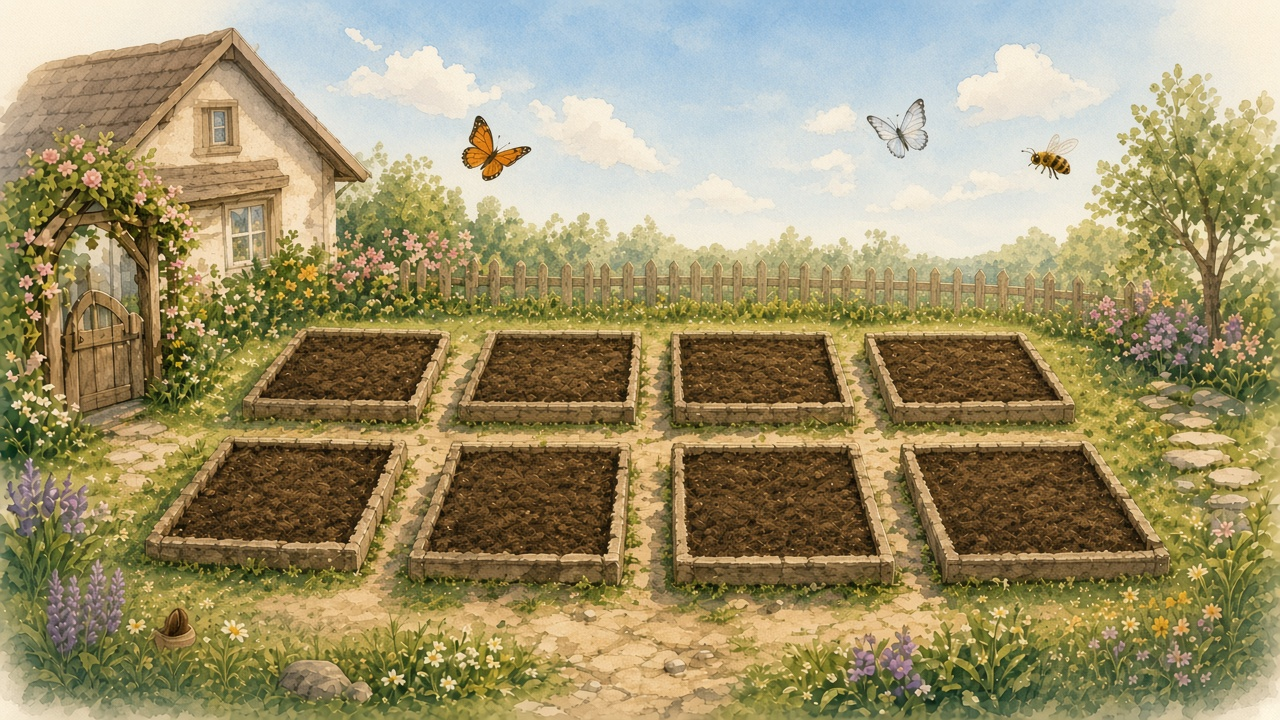
#> input picture art/backgrounds/midday.png, 1280 x 720 px
$ python preview.py
#> lines starting #> are read from the running program, lines starting #| are printed output that depends on the picture
from PIL import Image, ImageDraw
import os
W,H=200,320
bgs={'day':Image.open('../backgrounds/midday.png').convert('RGBA'),'night':Image.open('../backgrounds/night.png').convert('RGBA')}
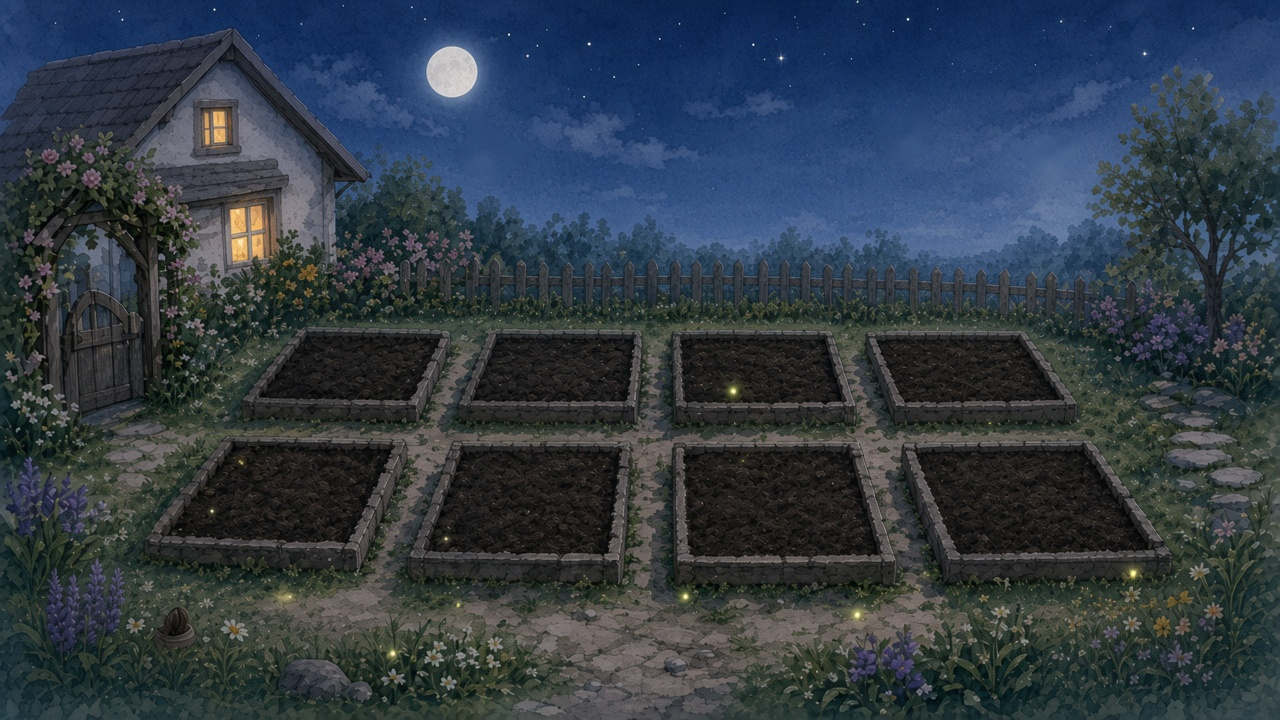
#> input picture art/backgrounds/night.png, 1280 x 720 px
plant=Image.open('../plants/tomato/stage-3.png').convert('RGBA')
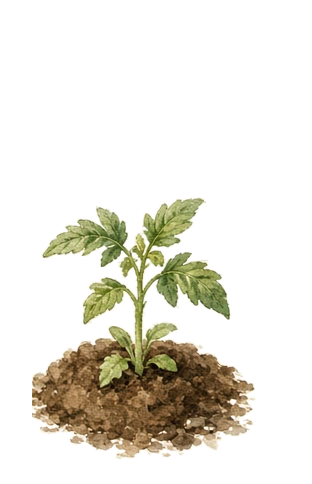
#> input picture art/plants/tomato/stage-3.png, 312 x 484 px
#> plant is the input picture: PIL image 312x484 RGBA; mean R, G, B, A 168.6, 162.7, 144.5, 53.5
plant=plant.resize((150,int(150*plant.height/plant.width)))
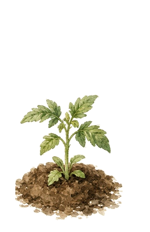
#> plant: PIL image 150x232 RGBA; mean R, G, B, A 36, 33.1, 23.5, 53.6; transparent parts drawn white
def tile(mode, key, i):
    bg=Image.new('RGBA',(W,H),(236,226,206,255)) if mode=='paper' else None
    base=bgs[key.split('-')[1]].crop((540,330,540+W,330+H)) if mode=='scene' else Image.new('RGBA',(W,H),(236,226,206,255) if 'day' in key else (40,48,72,255))
    base=base.copy(); base.alpha_composite(plant,((W-plant.width)//2, 300-plant.height))
    fx=Image.open(f'{key}/{i:02d}.png'); base.alpha_composite(fx); return base
keys=[f'{n}-{m}-{k}' for n in ['sun','water','fertilizer'] for m in ['day','night'] for k in ['loop','absorb']]
# contact sheet: each row a sequence, frames 0,3,6,9 (loops) / 0,4,8,11 (absorb)
cols=4; sheet=Image.new('RGBA',(150+cols*W, len(keys)*H),(248,240,226,255)); d=ImageDraw.Draw(sheet)
#> after `sheet = Image.new('RGBA', (150 + cols * W, len(keys) * H), (248, 240, `:
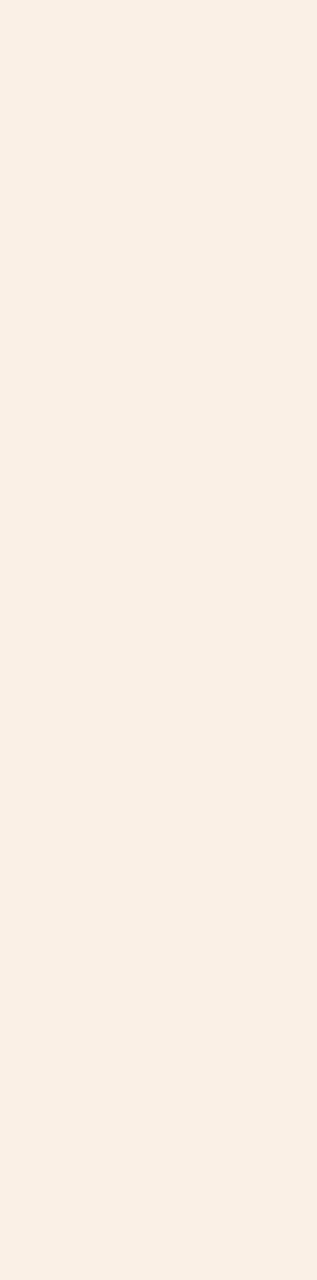
#> sheet: PIL image 950x3840 RGBA (shown at 1/3 size); mean R, G, B, A 248, 240, 226, 255
for r,k in enumerate(keys):
    d.text((8,r*H+H//2),k,fill=(80,60,40,255))
    idx=[0,3,6,9] if 'loop' in k else [0,4,8,11]
    for c,i in enumerate(idx): sheet.paste(tile('plain',k,i),(150+c*W,r*H))
#> in tile, `base=bgs[key.split('-')[1]].crop((540,330,540+W,330+H)) if mode=='scen..`:
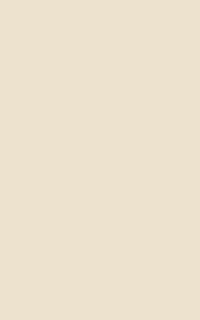
#> base: PIL image 200x320 RGBA; mean R, G, B, A 236, 226, 206, 255
#> in tile, `base.alpha_composite(plant, ((W - plant.width) // 2, 300 - plant.heigh`:
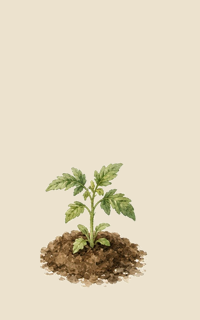
#> base: PIL image 200x320 RGBA; mean R, G, B, A 225.3, 214.9, 192.2, 255
#> (the run stopped early here; a loop or call above may not have finished)
